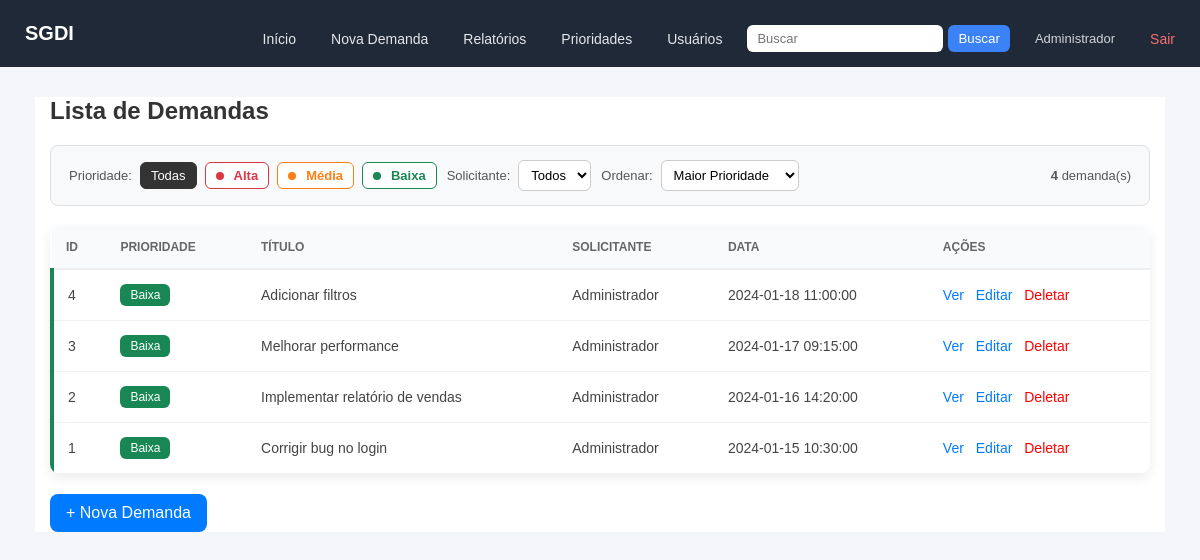
/buscar (signed in), run on the app's committed database.
### tables this page shows
CREATE TABLE prioridades (
    id INTEGER PRIMARY KEY AUTOINCREMENT,
    nome TEXT NOT NULL UNIQUE,
    cor TEXT NOT NULL,
    nivel INTEGER NOT NULL UNIQUE,
    data_criacao TEXT NOT NULL
);

CREATE TABLE demandas (
    id INTEGER PRIMARY KEY AUTOINCREMENT,
    titulo TEXT NOT NULL,
    descricao TEXT,
    solicitante TEXT,
    data_criacao TEXT NOT NULL,
    prioridade_id INTEGER NOT NULL, usuario_id INTEGER REFERENCES usuarios(id),
    FOREIGN KEY (prioridade_id) REFERENCES prioridades(id)
);

### app.py (the view, shortened to what this page needs)
@app.route('/buscar')
@login_required
def buscar():
    termo = request.args.get('q', '').strip()
    termo_like = f"%{termo}%"
    conn = get_db()
    prioridades = carregar_prioridades(conn)
    is_admin = session.get('usuario_tipo') == 'admin'
    usuario_id = session.get('usuario_id')
    if is_admin:
        resultados = conn.execute(
            '''
            SELECT d.*, p.nome AS prioridade_nome, p.cor AS prioridade_cor, p.nivel AS prioridade_nivel
            FROM demandas d
            JOIN prioridades p ON p.id = d.prioridade_id
            WHERE
                UNACCENT(lower(d.titulo)) LIKE UNACCENT(lower(?))
                OR UNACCENT(lower(p.nome)) LIKE UNACCENT(lower(?))
            ORDER BY p.nivel ASC, d.data_criacao DESC
            ''',
            (termo_like, termo_like),
        ).fetchall()
    conn.close()
    return render_template('index.html', demandas=resultados, prioridades=prioridades, prioridade_filtro='', ordem='prioridade_maior')

### app.py (called while the page is built)
def get_db():
    conn = sqlite3.connect(DATABASE)
    conn.row_factory = sqlite3.Row
    conn.create_function("UNACCENT", 1, lambda x: unidecode(x) if x else "")
    return conn

def login_required(f):
    @wraps(f)
    def decorated(*args, **kwargs):
        if 'usuario_id' not in session:
            flash('Faça login para continuar.')
            return redirect(url_for('login'))
        return f(*args, **kwargs)
    return decorated

def carregar_prioridades(conn):
    return conn.execute('SELECT * FROM prioridades ORDER BY nivel ASC, data_criacao ASC').fetchall()

### templates/index.html (shortened to what this page needs)
{% extends "base.html" %}
{% block content %}
<div class="demanda-wrapper">
    <h2>Lista de Demandas</h2>
    <div class="filtros-bar">
        <div class="filtros-grupo">
            <span class="filtros-label">Prioridade:</span>
            <a href="/?solicitante_id={{ solicitante_filtro }}&ordem={{ ordem }}"
               class="filtro-btn{% if not prioridade_filtro %} filtro-btn-ativo{% endif %}">
                Todas
            </a>
            {% for p in prioridades %}
            <a href="/?prioridade_id={{ p['id'] }}&solicitante_id={{ solicitante_filtro }}&ordem={{ ordem }}"
               class="filtro-btn{% if prioridade_filtro == p['id']|string %} filtro-btn-ativo{% endif %}"
               style="{% if prioridade_filtro == p['id']|string %}background-color: {{ p['cor'] }}; border-color: {{ p['cor'] }}; color: #fff;{% else %}border-color: {{ p['cor'] }}; color: {{ p['cor'] }};{% endif %}">
                <span class="filtro-dot" style="background-color: {{ p['cor'] }};"></span>
                {{ p['nome'] }}
            </a>
            {% endfor %}
        </div>
        <div class="filtros-grupo">
            <span class="filtros-label">Solicitante:</span>
            <form method="GET" action="/" style="display:inline;">
                <select name="solicitante_id" class="filtro-select" onchange="this.form.submit()">
                    <option value="">Todos</option>
                </select>
            </form>
        </div>
        <div class="filtros-grupo">
            <span class="filtros-label">Ordenar:</span>
            <form method="GET" action="/" style="display:inline;">
                <select name="ordem" class="filtro-select" onchange="this.form.submit()">
                    <option value="prioridade_maior" {% if ordem == 'prioridade_maior' %}selected{% endif %}>Maior Prioridade</option>
                </select>
            </form>
        </div>
        <span class="filtros-contagem">
            <strong>{{ demandas|length }}</strong> demanda(s)
        </span>
    </div>
    <div class="demanda-card">
        <table>
            <thead>
                <tr>
                    <th>ID</th>
                    <th>Prioridade</th>
                    <th>Título</th>
                    <th>Solicitante</th>
                    <th>Data</th>
                    <th>Ações</th>
                </tr>
            </thead>
            <tbody>
                {% for demanda in demandas %}
                <tr style="border-left: 4px solid {{ demanda['prioridade_cor'] }};">
                    <td>{{ demanda['id'] }}</td>
                    <td>
                        <span class="prioridade-tag"
                              data-priority-color="{{ demanda['prioridade_cor'] }}">
                            {{ demanda['prioridade_nome'] }}
                        </span>
                    </td>
                    <td>{{ demanda['titulo'] }}</td>
                    <td>{{ demanda['solicitante'] }}</td>
                    <td>{{ demanda['data_criacao'] }}</td>
                    <td class="acoes">
                        <a href="/detalhes/{{ demanda['id'] }}">Ver</a>
                        {% if session.get('usuario_tipo') == 'admin' or demanda['usuario_id'] == session.get('usuario_id') %}
                        <a href="/editar/{{ demanda['id'] }}">Editar</a>
                        {% endif %}
                        {% if session.get('usuario_tipo') == 'admin' %}
                        <a href="/deletar/{{ demanda['id'] }}" class="deletar">Deletar</a>
                        {% endif %}
                    </td>
                </tr>
                {% endfor %}
            </tbody>
        </table>
    </div>
    <a href="/nova_demanda" class="nova-demanda-btn">
        + Nova Demanda
    </a>
</div>
{% endblock %}

### static/style.css (style rules this page uses)
body { font-family: Arial, sans-serif; background-color: #f5f5f5; padding: 0; margin: 0; min-height: 100vh; padding-bottom: 70px; box-sizing: border-box; }
table { border-collapse: collapse; }
th { text-align: left; padding: 12px; }
td { padding: 12px; }
table a { text-decoration: none; }
select, input[type="number"] { padding: 8px; border: 1px solid #ddd; }
.prioridade-tag { color: #fff; font-weight: bold; padding: 4px 10px; border-radius: 12px; display: inline-block; }
.filtros-bar { display: flex; flex-wrap: wrap; align-items: center; gap: 14px; background: #f8f9fa; border: 1px solid #e0e0e0; border-radius: 8px; padding: 14px 18px; margin-bottom: 20px; }
.filtros-grupo { display: flex; align-items: center; gap: 8px; flex-wrap: wrap; }
.filtros-label { font-size: 13px; color: #666; font-weight: bold; white-space: nowrap; }
.filtro-btn { display: inline-flex; align-items: center; gap: 5px; padding: 5px 14px; border-radius: 20px; border: 2px solid #ccc; background: #fff; color: #444; text-decoration: none; font-size: 13px; font-weight: bold; transition: opacity 0.15s; }
.filtro-btn-ativo { background-color: #333; color: #fff !important; border-color: #333 !important; }
.filtro-dot { width: 8px; height: 8px; border-radius: 50%; display: inline-block; flex-shrink: 0; }
.filtro-select { padding: 5px 10px; border: 1px solid #ccc; border-radius: 6px; font-size: 13px; background: #fff; cursor: pointer; }
.filtros-contagem { margin-left: auto; font-size: 13px; color: #555; white-space: nowrap; }

### templates/base.html (style rules this page uses)
body { margin: 0; font-family: Arial, Helvetica, sans-serif; background-color: #f4f6f9; }

### templates/index.html (style rules this page uses)
.demanda-wrapper { max-width: 1100px; margin: 30px auto; }
h2 { margin-bottom: 20px; font-weight: 600; color: #333; }
.filtros-bar { display: flex; flex-wrap: wrap; justify-content: space-between; align-items: center; gap: 10px; margin-bottom: 20px; }
.filtros-grupo { display: flex; align-items: center; gap: 8px; flex-wrap: wrap; }
.filtros-label { font-weight: 500; color: #555; }
.filtro-btn { padding: 5px 10px; border: 1px solid #ccc; border-radius: 6px; text-decoration: none; font-size: 13px; transition: 0.2s; }
.filtro-btn-ativo { font-weight: 500; }
.filtro-dot { display: inline-block; width: 8px; height: 8px; border-radius: 50%; margin-right: 5px; }
.filtro-select { padding: 6px 8px; border-radius: 6px; border: 1px solid #ccc; }
.demanda-card { background: #fff; border-radius: 10px; box-shadow: 0 4px 12px rgba(0,0,0,0.08); overflow: hidden; }
table { width: 100%; border-collapse: collapse; }
thead { background: #f8fafc; }
th { padding: 14px; text-align: left; font-size: 12px; text-transform: uppercase; color: #666; border-bottom: 2px solid #eee; }
td { padding: 14px; border-bottom: 1px solid #f0f0f0; font-size: 14px; color: #444; }
.prioridade-tag { display: inline-block; padding: 4px 10px; border-radius: 6px; color: #fff; font-size: 12px; font-weight: 500; }
.acoes a { text-decoration: none; margin-right: 8px; color: #007bff; font-weight: 500; }
.acoes a.deletar { color: red; }
.nova-demanda-btn { margin-top: 20px; display: inline-block; padding: 10px 16px; border-radius: 8px; background: #007bff; color: white; text-decoration: none; font-weight: 500; transition: 0.2s; }

### data on the page
prioridades: nome "Alta"
prioridades: nome "Média"
prioridades: nome "Baixa"
demandas: id "4", prioridade_nome "Baixa", titulo "Adicionar filtros", solicitante "Administrador", data_criacao "2024-01-18 11:00:00"
demandas: id "3", prioridade_nome "Baixa", titulo "Melhorar performance", solicitante "Administrador", data_criacao "2024-01-17 09:15:00"
demandas: id "2", prioridade_nome "Baixa", titulo "Implementar relatório de vendas", solicitante "Administrador", data_criacao "2024-01-16 14:20:00"
demandas: id "1", prioridade_nome "Baixa", titulo "Corrigir bug no login", solicitante "Administrador", data_criacao "2024-01-15 10:30:00"

### other printed values
{{ session.get('usuario_nome', '') }} "Administrador"
{{ demandas|length }} "4"
